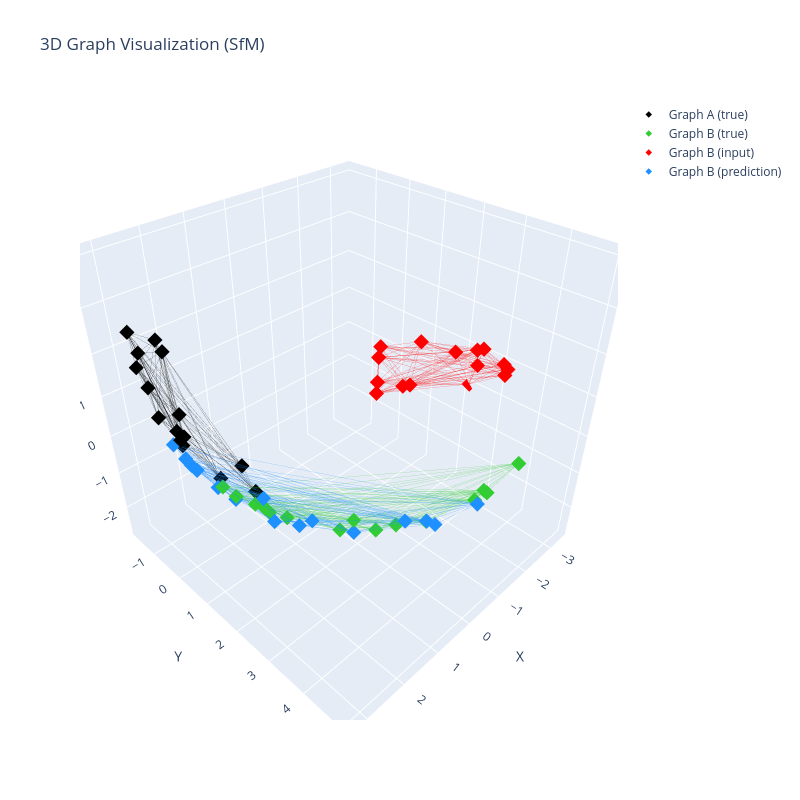

The notebook cell saved with this chart:
### Markdown cell above
# Visualize Prediction

Here we visualize a prediction. This visual is for the training dataset. We notice it looks pretty good! But if we take a look at an example from the validation dataset... we will see that it fails to generalize.

### Code cell
import utils.vis

# Use the new helper function to visualize predictions
# sample = train_dataset[15]
sample = val_dataset[15]
predicted_graph_b, true_graph_b, graph_a, graph_b = utils.vis.visualize_sfm_prediction(model, sample)

### Figure 1 — Plotly figure (JSON) as saved in the notebook; plotly's stock layout.template omitted (floating-point values rounded to 4 significant figures; data arrays with more than 128 entries replaced by an {"elided": "..."} marker saying what was removed)
{"data": [{"hovertemplate": "%{x:.2f}, %{y:.2f}, %{z:.2f}<extra></extra>", "marker": {"color": "black", "opacity": 1.0, "size": 5, "symbol": "diamond"}, "mode": "markers", "name": "Graph A (true)", "x": [2.424, 2.959, 3.309, 1.295, 2.193, 2.701, 3.459, 2.303, 2.593, 2.982, 2.413, 1.633, 3.124, 2.708, 3.46], "y": [-1.231, -1.256, 0.04642, -0.3722, -1.451, -0.3182, 0.1433, 0.2932, -1.704, -1.109, -0.7801, 0.5303, 0.3855, -0.2067, 0.904], "z": [2.159, 2.535, 1.386, -1.184, 1.702, 0.1976, 2.166, -0.5408, 1.732, 1.822, 0.5853, -1.172, 0.9443, 0.4801, 1.607], "type": "scatter3d"}, {"hoverinfo": "skip", "line": {"color": "black", "width": 1}, "mode": "lines", "opacity": 0.3, "showlegend": false, "x": {"elided": "294 float values"}, "y": {"elided": "294 float values"}, "z": {"elided": "294 float values"}, "type": "scatter3d"}, {"hovertemplate": "%{x:.2f}, %{y:.2f}, %{z:.2f}<extra></extra>", "marker": {"color": "limegreen", "opacity": 1.0, "size": 5, "symbol": "diamond"}, "mode": "markers", "name": "Graph B (true)", "x": [2.729, 0.3296, -1.208, -0.8214, 2.908, 2.669, -1.837, 1.842, 1.093, 2.155, 2.713, 1.872, -0.3578, 1.379, 1.162], "y": [2.013, 4.133, 4.356, 4.668, 1.279, 2.205, 4.681, 1.807, 4.029, 1.652, 1.397, 3.713, 4.71, 2.849, 3.597], "z": [0.1322, -0.4878, -0.5255, -0.1491, 0.2086, 0.1284, -0.004015, -0.9374, -0.1331, -0.6901, -0.07628, 0.2984, -0.01577, -0.8779, -0.5108], "type": "scatter3d"}, {"hoverinfo": "skip", "line": {"color": "limegreen", "width": 1}, "mode": "lines", "opacity": 0.3, "showlegend": false, "x": {"elided": "315 float values"}, "y": {"elided": "315 float values"}, "z": {"elided": "315 float values"}, "type": "scatter3d"}, {"hovertemplate": "%{x:.2f}, %{y:.2f}, %{z:.2f}<extra></extra>", "marker": {"color": "red", "opacity": 1.0, "size": 5, "symbol": "diamond"}, "mode": "markers", "name": "Graph B (input)", "x": [-3.269, -2.853, -1.82, -2.218, -2.946, -3.339, -1.415, -2.712, -3.293, -2.801, -2.933, -3.599, -2.567, -2.971, -3.172], "y": [0.3599, 2.722, 3.557, 3.801, -0.2338, 0.529, 4.335, 0.08057, 2.475, -0.05536, -0.1972, 2.1, 3.691, 1.099, 1.937], "z": [-0.8392, 1.371, 2.179, 1.765, -1.184, -0.7562, 2.119, 0.42, 0.6891, 0.02401, -0.8218, -0.1225, 1.449, 0.8659, 0.8593], "type": "scatter3d"}, {"hoverinfo": "skip", "line": {"color": "red", "width": 1}, "mode": "lines", "opacity": 0.3, "showlegend": false, "x": {"elided": "315 float values"}, "y": {"elided": "315 float values"}, "z": {"elided": "315 float values"}, "type": "scatter3d"}, {"hovertemplate": "%{x:.2f}, %{y:.2f}, %{z:.2f}<extra></extra>", "marker": {"color": "dodgerblue", "opacity": 1.0, "size": 5, "symbol": "diamond"}, "mode": "markers", "name": "Graph B (prediction)", "x": [3.229, 1.885, 0.5571, 0.9742, 3.114, 3.244, 0.02406, 2.488, 2.499, 2.684, 3.018, 3.04, 1.397, 2.435, 2.457], "y": [0.8206, 3.725, 4.514, 4.632, 0.07069, 1.021, 5.018, 1.034, 3.318, 0.7568, 0.2712, 2.704, 4.486, 2.167, 2.918], "z": [0.648, 0.01864, -0.1572, 0.2909, 0.6598, 0.6594, 0.3275, -0.5264, 0.4387, -0.2662, 0.3709, 0.9124, 0.4767, -0.3996, 0.02424], "type": "scatter3d"}, {"hoverinfo": "skip", "line": {"color": "dodgerblue", "width": 1}, "mode": "lines", "opacity": 0.3, "showlegend": false, "x": {"elided": "315 float values"}, "y": {"elided": "315 float values"}, "z": {"elided": "315 float values"}, "type": "scatter3d"}], "layout": {"scene": {"xaxis": {"title": {"text": "X"}, "range": [-3.599, 3.46]}, "yaxis": {"title": {"text": "Y"}, "range": [-1.873, 5.187]}, "zaxis": {"title": {"text": "Z"}, "range": [-2.855, 4.205]}, "aspectmode": "cube"}, "title": {"text": "3D Graph Visualization (SfM)"}, "width": 800, "height": 800}}
